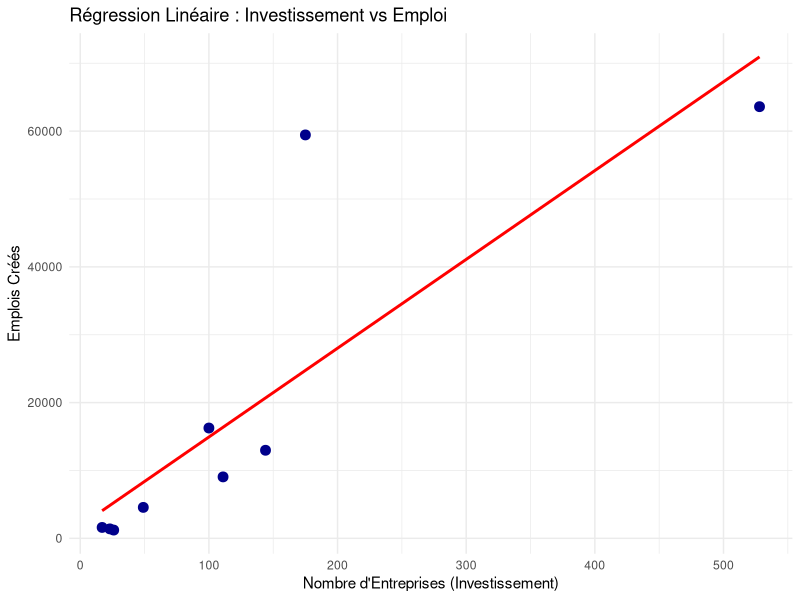

The R script that drew this image:
## ---- chunk 1
#| label: setup
#| warning: false
#| message: false

library(tidyverse)
library(readxl)

# --- Chargement et Nettoyage des Données ---

# 1. Données Investissement (Pays)
if(file.exists("repartitionentreprisesetrangereparpays.xls")) {
  df_countries <- read_excel("repartitionentreprisesetrangereparpays.xls", skip = 0)
  
  # Affichage brut
  print("--- Data PAYS (Brut) ---")
  print(head(df_countries, 3))

  # Nettoyage
  final_map_data <- df_countries %>%
    rename(Sector = 1) %>%
    filter(!is.na(Sector), Sector != "Total") %>%
    mutate(Sector = trimws(Sector)) %>%
    pivot_longer(cols = -Sector, names_to = "Country", values_to = "Companies") %>%
    mutate(Companies = as.numeric(gsub("[^0-9]", "", Companies)))

  # Affichage propre
  print("--- Data PAYS (Nettoyé) ---")
  print(head(final_map_data, 3))

} else {
  final_map_data <- data.frame(Sector=character(), Country=character(), Companies=numeric())
}

# 2. Données Emploi (Secteurs)
if(file.exists("emploientreprisesetrangere.xls")) {
  df_jobs <- read_excel("emploientreprisesetrangere.xls", skip = 0)
  
  # Affichage brut
  print("--- Data EMPLOI (Brut) ---")
  print(head(df_jobs, 3))

  # Nettoyage
  final_jobs_data <- df_jobs %>%
    rename(Sector = 1) %>%
    select(Sector, `Totalement Exportatrices`, AUTRE) %>%
    filter(!is.na(Sector), Sector != "Total") %>%
    mutate(Sector = trimws(Sector)) %>%
    pivot_longer(cols = -Sector, names_to = "Company_Type", values_to = "Jobs") %>%
    mutate(Jobs = as.numeric(gsub("[^0-9]", "", Jobs)))

  # Affichage propre
  print("--- Data EMPLOI (Nettoyé) ---")
  print(head(final_jobs_data, 3))

} else {
  final_jobs_data <- data.frame(Sector=character(), Company_Type=character(), Jobs=numeric())
}

# Fusion des données pour l'analyse statistique
if(nrow(final_map_data) > 0) {
  stats_data <- final_map_data %>%
    group_by(Sector) %>%
    summarise(Total_Companies = sum(Companies, na.rm = TRUE)) %>%
    left_join(
      final_jobs_data %>% group_by(Sector) %>% summarise(Total_Jobs = sum(Jobs, na.rm = TRUE)),
      by = "Sector"
    )
} else {
  stats_data <- data.frame(Sector=c("A"), Total_Companies=c(0), Total_Jobs=c(0))
}

print("--- RESULTAT FINAL (Fusionné) ---")
head(stats_data)
## ---- chunk 2
#| echo: true
mean_jobs <- mean(stats_data$Total_Jobs, na.rm = TRUE)
median_jobs <- median(stats_data$Total_Jobs, na.rm = TRUE)

print(paste("Moyenne des emplois :", round(mean_jobs, 2)))
print(paste("Médiane des emplois :", round(median_jobs, 2)))
## ---- chunk 3
#| echo: true
# Le test nécessite au moins 3 observations et moins de 5000
if(nrow(stats_data) >= 3 && nrow(stats_data) <= 5000) {
  shapiro.test(stats_data$Total_Jobs)
} else {
  print("Pas assez de données pour le test Shapiro")
}
## ---- chunk 4
#| echo: true
# Calcul de la corrélation
correlation <- cor(stats_data$Total_Companies, stats_data$Total_Jobs, use = "complete.obs")
print(paste("Coefficient de Corrélation :", round(correlation, 4)))

# Modèle de régression
model <- lm(Total_Jobs ~ Total_Companies, data = stats_data)
summary(model)
## ---- chunk 5
#| label: plot-regression
#| fig-cap: "Relation entre Investissement et Emploi"
#| warning: false

ggplot(stats_data, aes(x = Total_Companies, y = Total_Jobs)) +
  geom_point(color = "darkblue", size = 3) +
  geom_smooth(method = "lm", color = "red", se = FALSE) +
  theme_minimal() +
  labs(
    title = "Régression Linéaire : Investissement vs Emploi",
    x = "Nombre d'Entreprises (Investissement)",
    y = "Emplois Créés"
  )
